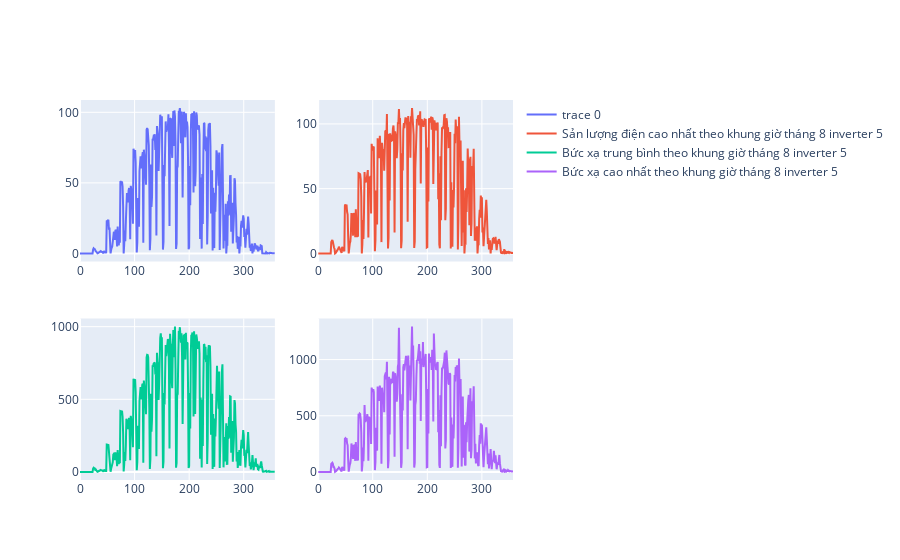

This figure's notebook cell:
### Markdown cell above
Tháng 8 inverter 5

### Code cell
fig = go.Figure()
from plotly.subplots import make_subplots
fig = make_subplots(rows=2, cols=2)
fig.add_trace(go.Scatter(
    x=df1_1.index,
    y=df1_1[df1_1['month']==8]['Total input power(kW)'],
    text=round(df1_1[df1_1['month']==8]['Total input power(kW)'])), row=1, col=1)
fig.add_trace(go.Scatter(
    x=df1_2.index,
    y=df1_2[df1_2['month']==8]['Total input power(kW)'],
    name="Sản lượng điện cao nhất theo khung giờ tháng 8 inverter 5") ,row=1, col=2)
fig.add_trace(go.Scatter(
    x=df1_3.index,
    y=df1_3[df1_3['month']==8]['Irradiance(W/㎡)'],
    name="Bức xạ trung bình theo khung giờ tháng 8 inverter 5") ,row=2, col=1)
fig.add_trace(go.Scatter(
    x=df1_4.index,
    y=df1_4[df1_4['month']==8]['Irradiance(W/㎡)'],
    name="Bức xạ cao nhất theo khung giờ tháng 8 inverter 5") ,row=2, col=2)
fig . update_traces (
    showlegend = True 
    )
fig.update_xaxes(
    rangeslider_visible=False,
)
fig.show()

### Figure 1 — Plotly figure (JSON) as saved in the notebook; plotly's stock layout.template omitted (floating-point values rounded to 4 significant figures; data arrays with more than 128 entries replaced by an {"elided": "..."} marker saying what was removed)
{"data": [{"showlegend": true, "text": {"elided": "358 int values"}, "type": "scatter", "x": {"elided": "2646 int values"}, "xaxis": "x", "y": {"elided": "358 float values"}, "yaxis": "y"}, {"name": "Sản lượng điện cao nhất theo khung giờ tháng 8 inverter 5", "showlegend": true, "type": "scatter", "x": {"elided": "2646 int values"}, "xaxis": "x2", "y": {"elided": "358 float values"}, "yaxis": "y2"}, {"name": "Bức xạ trung bình theo khung giờ tháng 8 inverter 5", "showlegend": true, "type": "scatter", "x": {"elided": "2646 int values"}, "xaxis": "x3", "y": {"elided": "358 float values"}, "yaxis": "y3"}, {"name": "Bức xạ cao nhất theo khung giờ tháng 8 inverter 5", "showlegend": true, "type": "scatter", "x": {"elided": "2646 int values"}, "xaxis": "x4", "y": {"elided": "358 float values"}, "yaxis": "y4"}], "layout": {"xaxis": {"anchor": "y", "domain": [0, 0.45], "rangeslider": {"visible": false}}, "xaxis2": {"anchor": "y2", "domain": [0.55, 1], "rangeslider": {"visible": false}}, "xaxis3": {"anchor": "y3", "domain": [0, 0.45], "rangeslider": {"visible": false}}, "xaxis4": {"anchor": "y4", "domain": [0.55, 1], "rangeslider": {"visible": false}}, "yaxis": {"anchor": "x", "domain": [0.575, 1]}, "yaxis2": {"anchor": "x2", "domain": [0.575, 1]}, "yaxis3": {"anchor": "x3", "domain": [0, 0.425]}, "yaxis4": {"anchor": "x4", "domain": [0, 0.425]}}}
